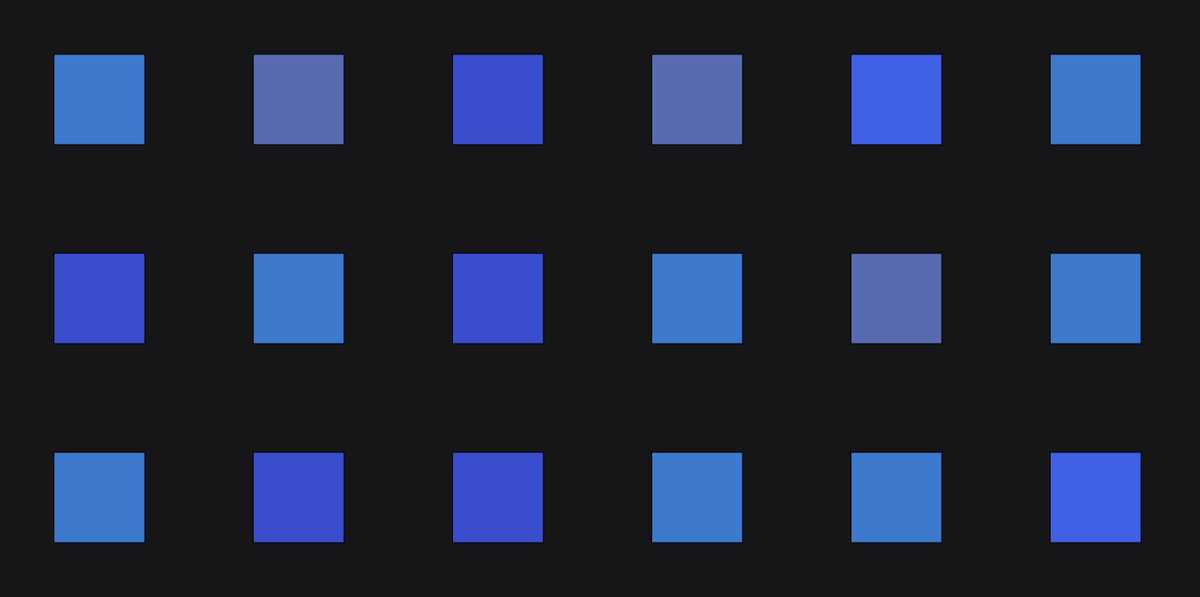
Frame 1 (no input)
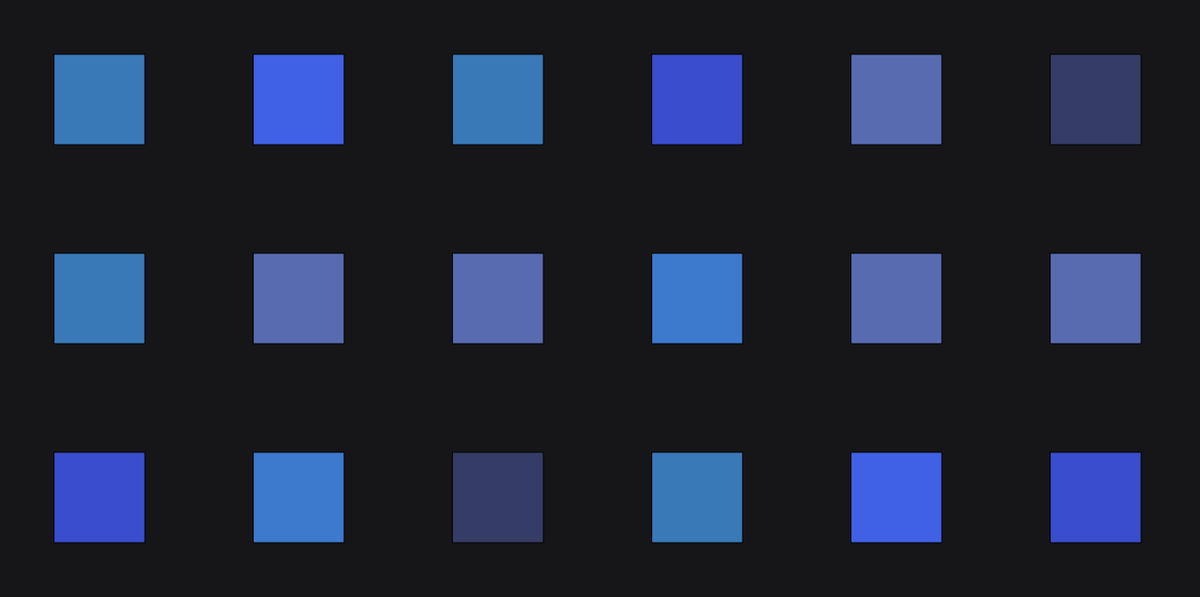
Frame 2 (the mouse pressed at the canvas centre, redrawn once)

The p5.js sketch that drew these frames (run headless with seeded random() and noise() and a simulated clock; the mouse was pressed at the canvas centre and the sketch redrawn once):

// p5.js sketch
// ── sketch.js
// https://www.artsy.net/artwork/vera-molnar-18-bleus I chose this artwork as the colors are some of my favorites. I had to use some commands and ideas I've never used before and it has been a great experience for me as a new programmer. 

let colors = [     //create a list of colors in a global variable
  ["#4061E5"],
  ["#3a4ecd"],
  ["#596bb0"],
  ["#353d66"],
  ["#3d79cd"],
  ["#3979b8"],
];

function setup() {
  createCanvas(1325, 660);    
noLoop()  
}

function draw() {
  background("#161618");  //change background color
  translate(60,60);
for (let x = 0; x < 6; x++){      //create 6 by 3 grid
   for (let y = 0; y < 3; y++){
      push();
      translate(x * 220,y * 220); //change spacing of squares
    let colorlist = random(colors); //create a local variable that randomizes color list
     fill (colorlist);   //fill with randomizes color list
     rect(0,0,100,100);  //create a small rectangle 
      pop();
   }

}
  
  
}
